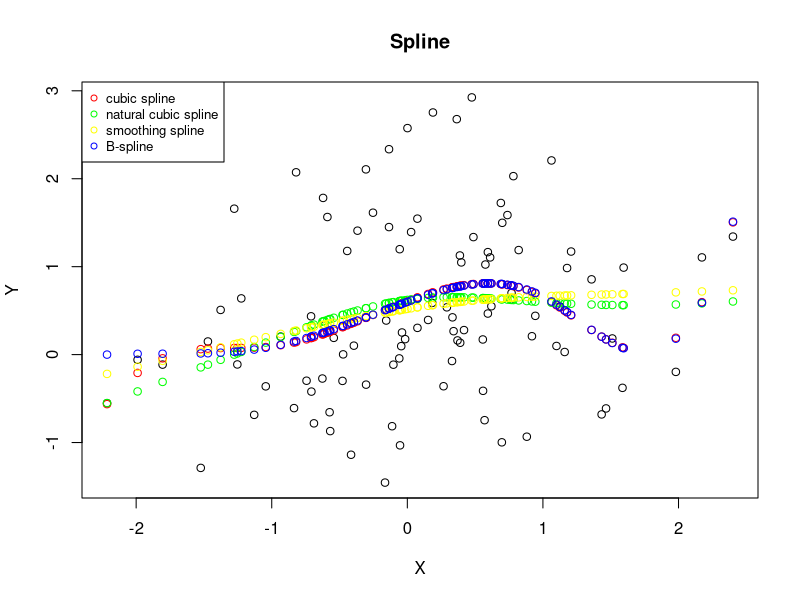

Recreate this plot in R.
library(splines2)
#Simulate x and y
set.seed(1)
X<-as.matrix(rnorm(100,mean=0,sd=1))
Y<-exp(X)/(1+exp(X))+rnorm(100,mean=0,sd=1)
plot(X,Y)
X_cubic<-matrix(nrow=100,ncol=7)
X_cubic[,1]<-1
X_cubic[,2]<-X
X_cubic[,3]<-X^2
X_cubic[,4]<-X^3
X_cubic[,5]<-apply(X,1,function(x)ifelse((x>-1),1,0))*(X+1)^3
X_cubic[,6]<-apply(X,1,function(x)ifelse((x>0),1,0))*(X)^3
X_cubic[,7]<-apply(X,1,function(x)ifelse((x>1),1,0))*(X-1)^3

###Cubic splines
fm1<-lm(Y~X_cubic+0)
fm1$fitted.values
points(X,fm1$fitted.values,col="red")

###natural cubic spline
X_ncs<-matrix(nrow=100,ncol=5)
X_ncs[,1]<-1
X_ncs[,2]<-X

X_ncs[,3]<-(X_cubic[,5]-X_cubic[,7])/(2)-(X_cubic[,6]-X_cubic[,7])/(1)
X_ncs[,4]<-(X_cubic[,6]-X_cubic[,7])/(1)-(X_cubic[,6]-X_cubic[,7])/(1)
X_ncs[,5]<--(X_cubic[,6]-X_cubic[,7])/(1)

fm2<-lm(Y~X_ncs+0)
points(X,fm2$fitted.values,col="green")


###smoothing
fm3<-smooth.spline(X,Y)
points(fm3$x,fm3$y,col="yellow")

###Bspline
knots<-c(-1,0,1)
X_bsp<-bSpline(X,knots=knots)
fm4<-lm(Y~X_bsp+0)
points(X,fm4$fitted.values,col="blue")

legend("topleft", legend=c("cubic spline", "natural cubic spline","smoothing spline","B-spline"),
       col=c("red","green","yellow","blue"), pch=c(1,1,1,1), cex=0.8)
title(main="Spline")
